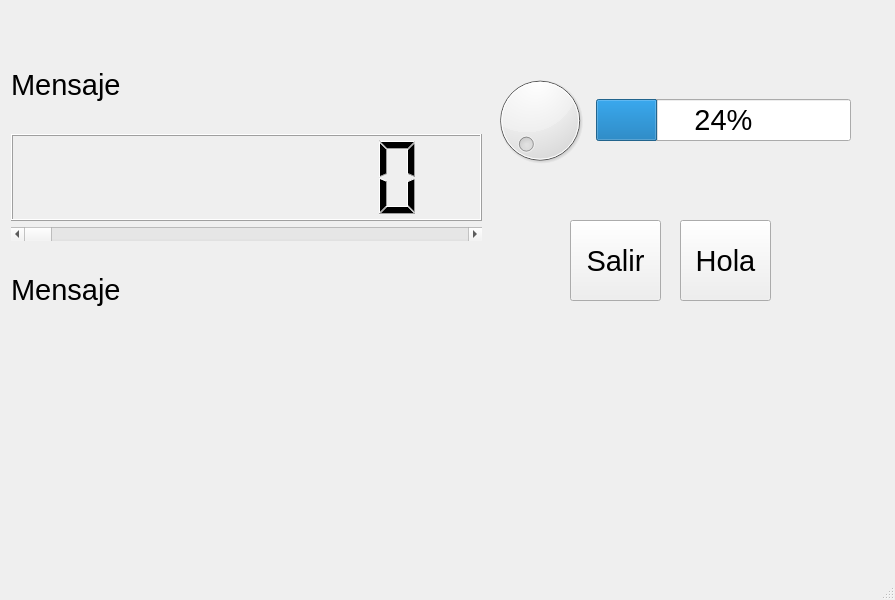
<?xml version="1.0" encoding="UTF-8"?>
<ui version="4.0">
 <class>MainWindow</class>
 <widget class="QMainWindow" name="MainWindow">
  <property name="geometry">
   <rect>
    <x>0</x>
    <y>0</y>
    <width>895</width>
    <height>600</height>
   </rect>
  </property>
  <property name="font">
   <font>
    <pointsize>22</pointsize>
   </font>
  </property>
  <property name="windowTitle">
   <string>MainWindow</string>
  </property>
  <widget class="QWidget" name="centralwidget">
   <widget class="QPushButton" name="pushButton">
    <property name="geometry">
     <rect>
      <x>570</x>
      <y>220</y>
      <width>91</width>
      <height>81</height>
     </rect>
    </property>
    <property name="text">
     <string>Salir</string>
    </property>
   </widget>
   <widget class="QPushButton" name="pushButton_2">
    <property name="geometry">
     <rect>
      <x>680</x>
      <y>220</y>
      <width>91</width>
      <height>81</height>
     </rect>
    </property>
    <property name="text">
     <string>Hola</string>
    </property>
   </widget>
   <widget class="QWidget" name="">
    <property name="geometry">
     <rect>
      <x>490</x>
      <y>40</y>
      <width>361</width>
      <height>161</height>
     </rect>
    </property>
    <layout class="QHBoxLayout" name="horizontalLayout">
     <item>
      <widget class="QDial" name="dial"/>
     </item>
     <item>
      <widget class="QProgressBar" name="progressBar">
       <property name="maximum">
        <number>100</number>
       </property>
       <property name="value">
        <number>24</number>
       </property>
      </widget>
     </item>
    </layout>
   </widget>
   <widget class="QWidget" name="">
    <property name="geometry">
     <rect>
      <x>11</x>
      <y>42</y>
      <width>471</width>
      <height>291</height>
     </rect>
    </property>
    <layout class="QVBoxLayout" name="verticalLayout">
     <item>
      <widget class="QLabel" name="TituloDeMensaje">
       <property name="text">
        <string>Mensaje</string>
       </property>
      </widget>
     </item>
     <item>
      <widget class="QLCDNumber" name="lcdNumber">
       <property name="digitCount">
        <number>8</number>
       </property>
       <property name="mode">
        <enum>QLCDNumber::Bin</enum>
       </property>
      </widget>
     </item>
     <item>
      <widget class="QScrollBar" name="horizontalScrollBar">
       <property name="maximum">
        <number>255</number>
       </property>
       <property name="orientation">
        <enum>Qt::Horizontal</enum>
       </property>
      </widget>
     </item>
     <item>
      <widget class="QLabel" name="TituloDeMensaje_2">
       <property name="text">
        <string>Mensaje</string>
       </property>
      </widget>
     </item>
    </layout>
   </widget>
  </widget>
  <widget class="QMenuBar" name="menubar">
   <property name="geometry">
    <rect>
     <x>0</x>
     <y>0</y>
     <width>895</width>
     <height>43</height>
    </rect>
   </property>
  </widget>
  <widget class="QStatusBar" name="statusbar"/>
 </widget>
 <resources/>
 <connections>
  <connection>
   <sender>dial</sender>
   <signal>valueChanged(int)</signal>
   <receiver>progressBar</receiver>
   <slot>setValue(int)</slot>
   <hints>
    <hint type="sourcelabel">
     <x>509</x>
     <y>142</y>
    </hint>
    <hint type="destinationlabel">
     <x>696</x>
     <y>157</y>
    </hint>
   </hints>
  </connection>
  <connection>
   <sender>pushButton</sender>
   <signal>clicked()</signal>
   <receiver>MainWindow</receiver>
   <slot>close()</slot>
   <hints>
    <hint type="sourcelabel">
     <x>283</x>
     <y>493</y>
    </hint>
    <hint type="destinationlabel">
     <x>583</x>
     <y>310</y>
    </hint>
   </hints>
  </connection>
  <connection>
   <sender>horizontalScrollBar</sender>
   <signal>valueChanged(int)</signal>
   <receiver>lcdNumber</receiver>
   <slot>display(int)</slot>
   <hints>
    <hint type="sourcelabel">
     <x>204</x>
     <y>232</y>
    </hint>
    <hint type="destinationlabel">
     <x>181</x>
     <y>175</y>
    </hint>
   </hints>
  </connection>
  <connection>
   <sender>horizontalScrollBar</sender>
   <signal>valueChanged(int)</signal>
   <receiver>TituloDeMensaje_2</receiver>
   <slot>showFullScreen()</slot>
   <hints>
    <hint type="sourcelabel">
     <x>213</x>
     <y>236</y>
    </hint>
    <hint type="destinationlabel">
     <x>215</x>
     <y>340</y>
    </hint>
   </hints>
  </connection>
 </connections>
</ui>
